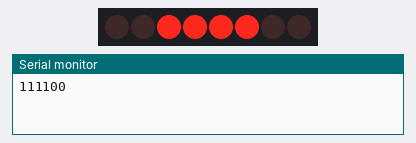
A sketch run on a simulated Arduino Uno, built with avr-gcc and run on an emulated ATmega328P. On the bench: 8 shift-register outputs drawn as a row of LEDs (first output left, lit = HIGH), the last lines printed to the serial monitor. Wiring (inferred from the names in the program): shift register (74HC595): data pin 12; shift clock pin 9; latch pin 11. Wiring (inferred from the signals the program sends): row of LEDs: on Q0, Q1, Q2, Q3, Q4, Q5, Q6, Q7.

Above: at 0.2 s.
At 1.7 s:
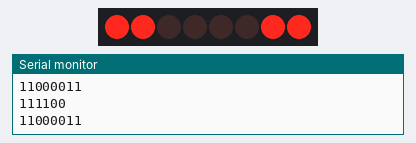
Timing chart, 0 to 3.0 s (numbered marks = the images above):
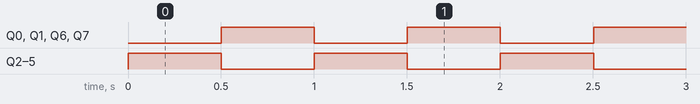

Measured:
- by itself, Q0–7: alternates HIGH for 0.50 s and LOW for 0.50 s

The sketch:

Bit_Flipper.ino
```cpp
int latchPin=11;
int clockPin=9;
int dataPin=12;

byte LED1s=0x3c;
byte LSB1;
byte MSB1;
int dt=500;


void setup() {
  // put your setup code here, to run once:
Serial.begin(115200);
pinMode(latchPin, OUTPUT);
pinMode(dataPin, OUTPUT);
pinMode(clockPin, OUTPUT);
}

void loop() {
  // put your main code here, to run repeatedly:


digitalWrite(latchPin, LOW);
shiftOut(dataPin, clockPin, LSBFIRST, LED1s);
digitalWrite(latchPin, HIGH);
Serial.println(LED1s, BIN);
delay(dt);
/*LSB1=LED1s & 0b00000001;
LED1s=LED1s/2;
LED1s=LED1s | (LSB1 <<7);
*/
/*MSB1=LED1s & 0b10000000;
LED1s=LED1s*2;
LED1s=LED1s | (MSB1 >>7);
*/
LED1s=~LED1s;
}
```
